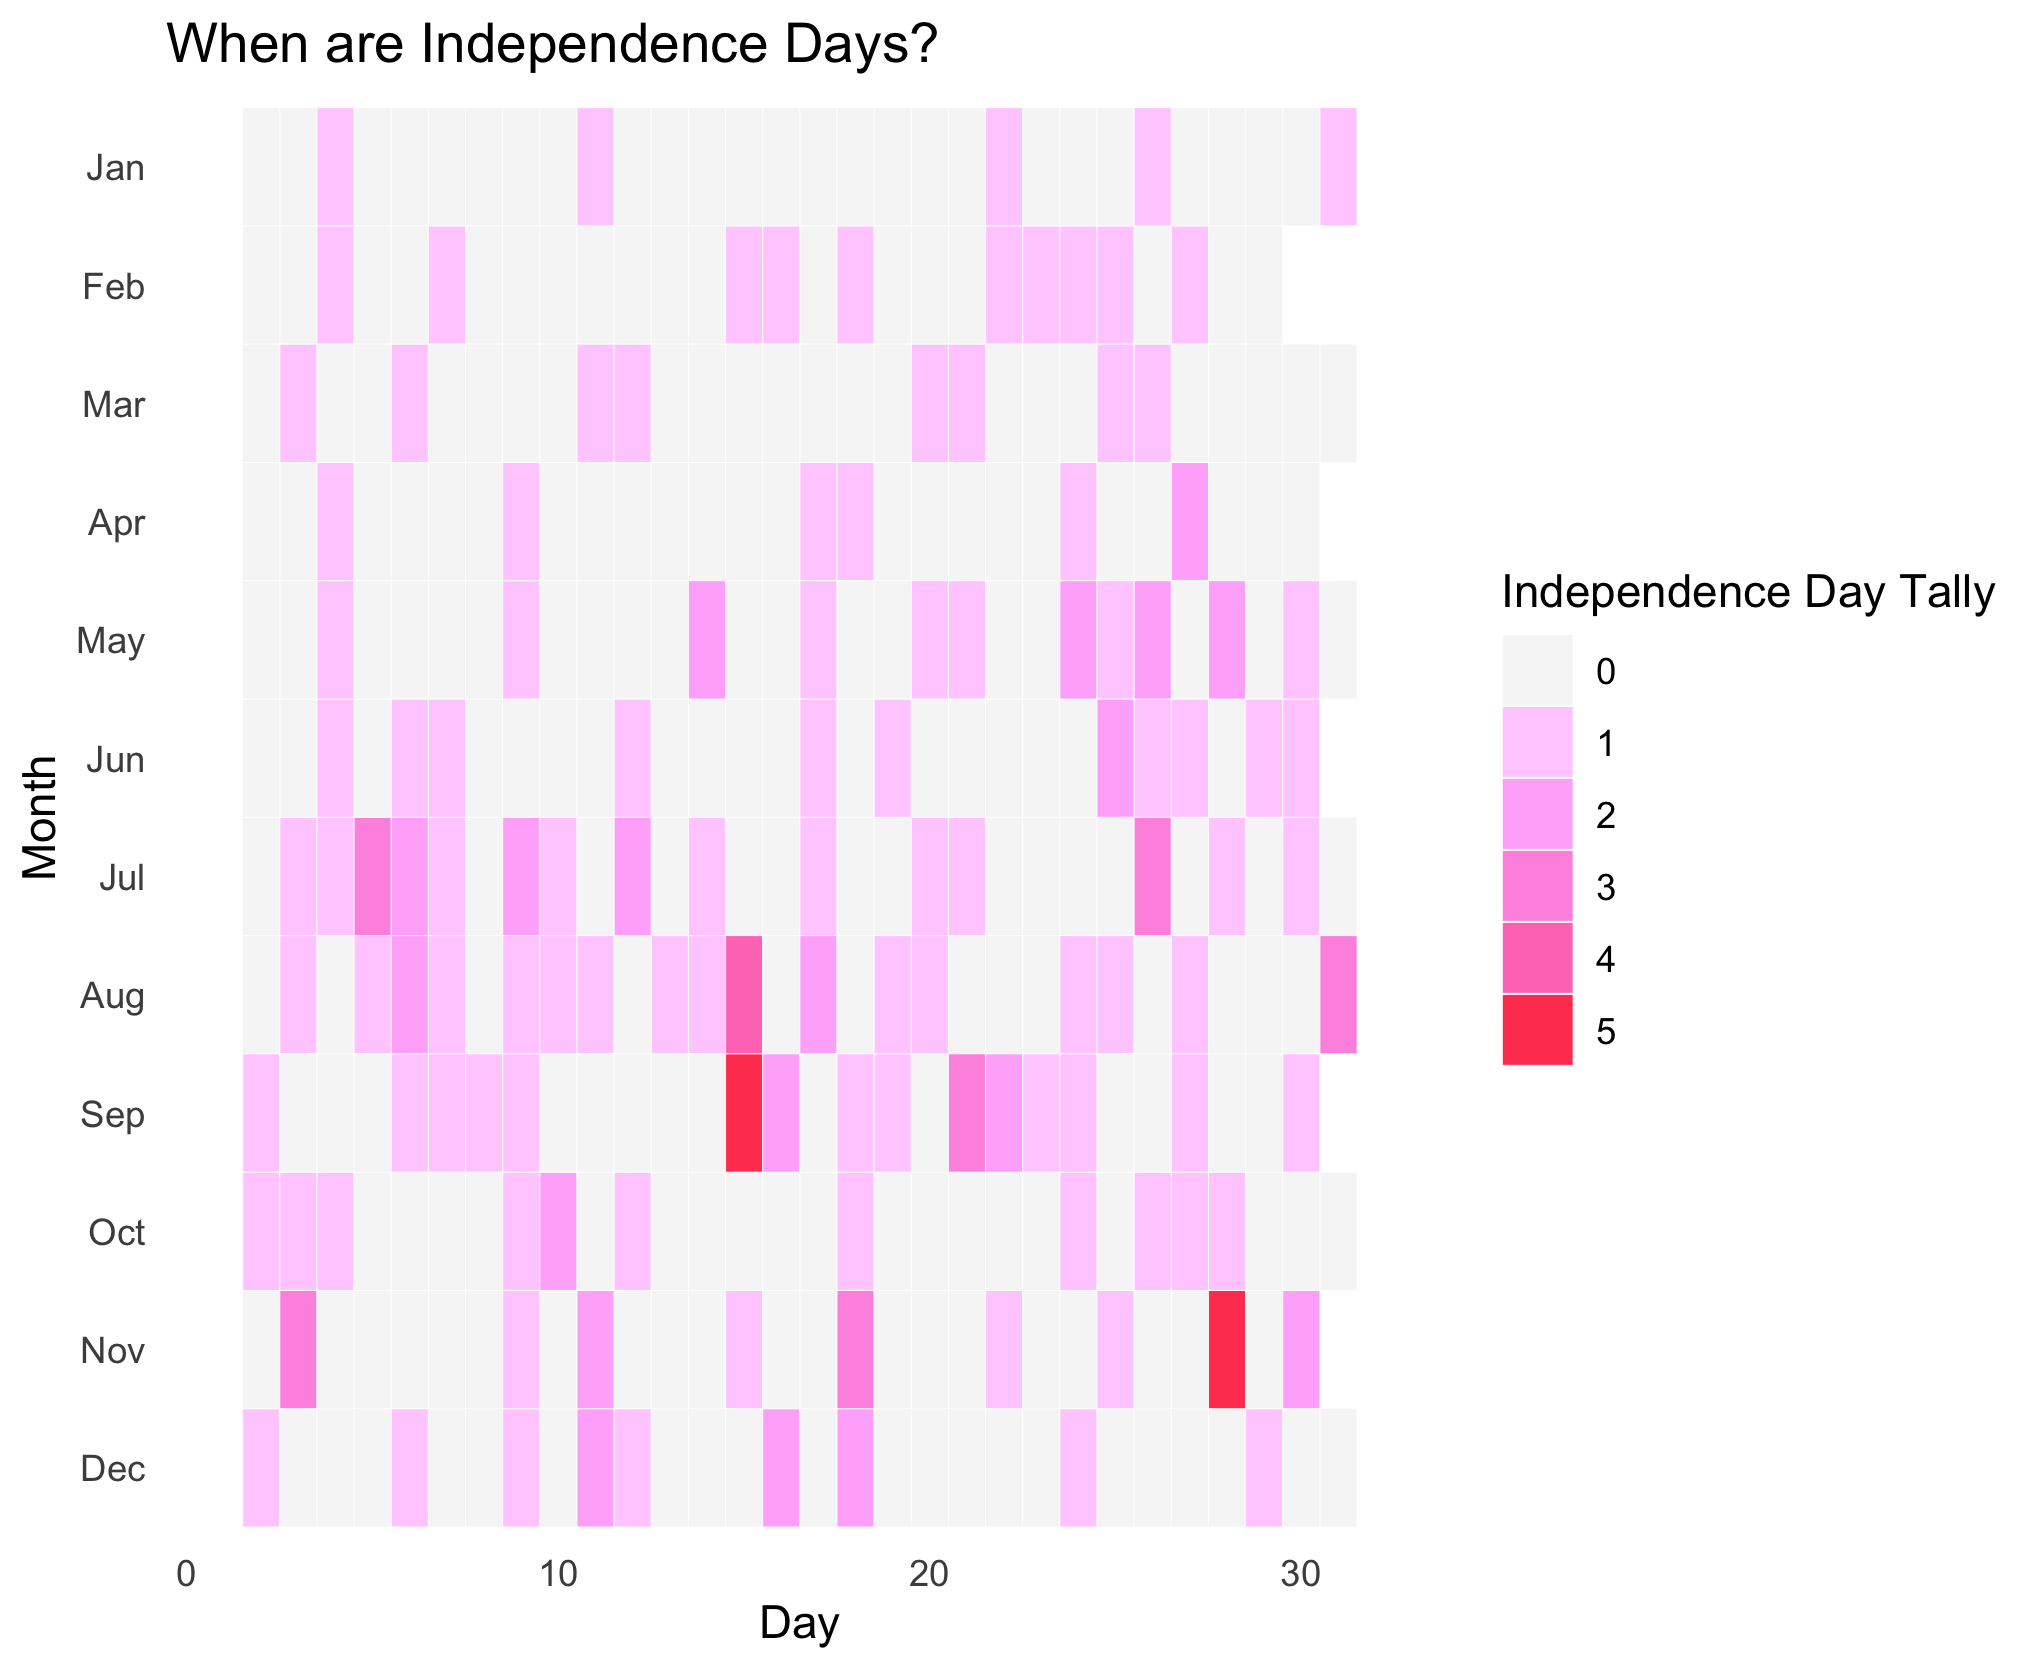

This chart was generated by the following R code:
# Independence Days Around the World --------------------------------------

# Libraries ---------------------------------------------------------------

library(tidyverse)
library(rvest)
library(httr)
library(polite)
library(lubridate)
library(janitor)

# Scrape data -------------------------------------------------------------

url <- "https://en.wikipedia.org/wiki/List_of_national_independence_days"
url_bow <- polite::bow(url)

ind_html <-
  polite::scrape(url_bow) %>% 
  rvest::html_nodes("table.wikitable") %>% 
  rvest::html_table(fill = TRUE)

ind_tab <- 
  ind_html[[1]][1:6] %>% 
  as_tibble() %>% 
  clean_names()

# Clean data --------------------------------------------------------------

ind_clean <-
  ind_tab %>%
  # Cleaning up some dates
  mutate(date_of_holiday = case_when(country == "Croatia" ~ "May 30",
                                     country == "Mexico" ~ "September 16",
                                     country == "Mongolia" ~ "December 29",
                                     country == "Paraguay" ~ "May 14",
                                     country == "Israel" ~ "May 14", # Independence Day exists within a range, but this was the original date.
                                     country == "Slovenia" ~ "June 25", # Slovenia has two dates; this one is "Statehood Day".
                                     TRUE ~ date_of_holiday),
         year = str_sub(year_of_event, start = 1, end = 4),
         date_mdy = case_when(date_of_holiday != "" ~ paste0(date_of_holiday, ", ", year),
                              TRUE ~ ""),
         date_parsed = mdy(date_mdy),
         weekday = weekdays(date_parsed),
         day = day(date_parsed),
         month = month(date_parsed, label = TRUE)) %>% 
  relocate(date_parsed:month, .after = country)

# Heatmap -----------------------------------------------------------------
# Tutorial: https://www.littlemissdata.com/blog/heatmaps

# Create summary table

ind_summary <-
  ind_clean %>% 
  group_by(day, month) %>% 
  tally() %>% 
  filter(!is.na(day))

# Create all combinations of dates

date_combs <-
  crossing(month = c("Jan", "Feb", "Mar", "Apr", "May", "Jun", "Jul", "Aug", "Sep", "Oct", "Nov", "Dec"),
           day = 1:31)

# Join and clean up to reflect actual calendars

ind_cal <-
  left_join(date_combs, ind_summary) %>% 
  filter(month == "Jan" & day %in% c(1:31)|
           month == "Feb" & day %in% c(1:29)|
           month == "Mar" & day %in% c(1:31)|
           month == "Apr" & day %in% c(1:30)|
           month == "May" & day %in% c(1:31)|
           month == "Jun" & day %in% c(1:30)|
           month == "Jul" & day %in% c(1:31)|
           month == "Aug" & day %in% c(1:31)|
           month == "Sep" & day %in% c(1:30)|
           month == "Oct" & day %in% c(1:31)|
           month == "Nov" & day %in% c(1:30)|
           month == "Dec" & day %in% c(1:31)) %>% 
  replace(is.na(.), 0) %>% 
  mutate(month = factor(month, levels = c("Dec",
                                          "Nov",
                                          "Oct",
                                          "Sep",
                                          "Aug",
                                          "Jul",
                                          "Jun",
                                          "May",
                                          "Apr",
                                          "Mar",
                                          "Feb",
                                          "Jan")))

# Create heatmap

ind_cal %>% 
  ggplot(aes(x = day, y = month)) +
  geom_tile(aes(fill = as.factor(n)),colour = "white", na.rm = TRUE) +
  scale_x_continuous(limits = c(1, 32)) +
  scale_fill_manual(values = c("0" = "#f6f6f6", 
                                 "1" = "#FFD1FF", 
                                 "2" = "#FFB3FA", 
                                 "3" = "#FF97E2", 
                                 "4" = "#FF7BC0", 
                                 "5" = "#FF465F")) +
  guides(fill = guide_legend(title = "Independence Day Tally")) +
  theme_bw() +
  theme_minimal() + 
  theme(panel.grid.major = element_blank(), panel.grid.minor = element_blank()) +
  labs(title = "When are Independence Days?",
       xlab = "Day",
       ylab = "Month")

ggsave("./independence-days/independence_days.png")
